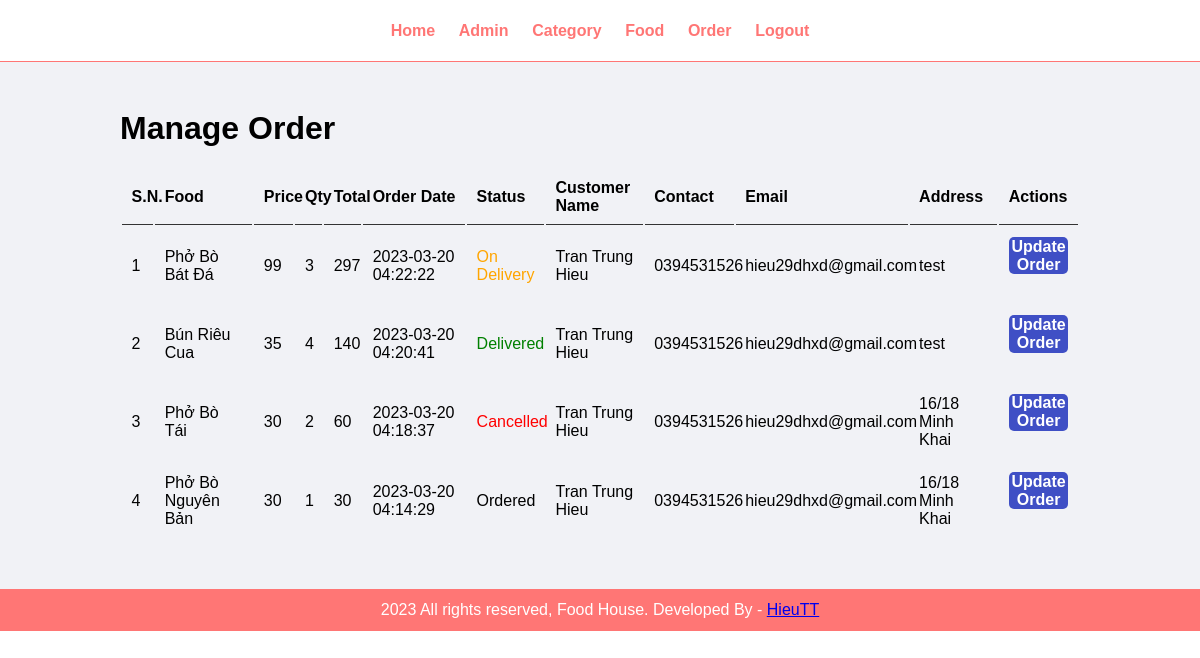
/admin/manage-order.php (signed in), run on the app's committed database.
### tables this page shows
CREATE TABLE `tbl_order` (
  `id` int(10) UNSIGNED NOT NULL,
  `food` varchar(150) NOT NULL,
  `price` decimal(10,0) NOT NULL,
  `qty` int(11) NOT NULL,
  `total` decimal(10,0) NOT NULL,
  `order_date` datetime NOT NULL,
  `status` varchar(50) NOT NULL,
  `customer_name` varchar(150) NOT NULL,
  `customer_contact` varchar(20) NOT NULL,
  `customer_email` varchar(150) NOT NULL,
  `customer_address` varchar(255) NOT NULL
);

### admin/manage-order.php (the view, shortened to what this page needs)
<?php include('./partials/menu.php'); ?>
<div class="main-content">
  <div class="wrapper">
    <h1 class="heading">Manage Order</h1>
    <table class="tbl-full">
      <tr>
        <th>S.N.</th>
        <th>Food</th>
        <th>Price</th>
        <th>Qty</th>
        <th>Total</th>
        <th>Order Date</th>
        <th>Status</th>
        <th>Customer Name</th>
        <th>Contact</th>
        <th>Email</th>
        <th>Address</th>
        <th>Actions</th>
      </tr>
      <?php
      $sql = "SELECT * FROM tbl_order ORDER BY id DESC";
      $res = mysqli_query($conn, $sql);
      $count = mysqli_num_rows($res);
      $sn = 1;
      if ($count > 0) {
        while ($row = mysqli_fetch_assoc($res)) {
          $id = $row['id'];
          $food = $row['food'];
          $price = $row['price'];
          $qty = $row['qty'];
          $total = $row['total'];
          $order_date = $row['order_date'];
          $status = $row['status'];
          $customer_name = $row['customer_name'];
          $customer_contact = $row['customer_contact'];
          $customer_email = $row['customer_email'];
          $customer_address = $row['customer_address'];
          ?>
          <tr>
            <td><?php echo $sn++; ?></td>
            <td><?php echo $food; ?></td>
            <td><?php echo $price; ?></td>
            <td><?php echo $qty; ?></td>
            <td><?php echo $total; ?></td>
            <td><?php echo $order_date; ?></td>
            <td>
              <?php
              if ($status == "Ordered") {
                echo "<label>$status</label>";
              } elseif ($status == "On Delivery") {
                echo "<label style='color: orange;'>$status</label>";
              } elseif ($status == "Delivered") {
                echo "<label style='color: green;'>$status</label>";
              } elseif ($status == "Cancelled") {
                echo "<label style='color: red;'>$status</label>";
              }
              ?>
            </td>
            <td><?php echo $customer_name; ?></td>
            <td><?php echo $customer_contact; ?></td>
            <td><?php echo $customer_email; ?></td>
            <td><?php echo $customer_address; ?></td>
            <td>
              <a href="<?php echo SITEURL; ?>admin/update-order.php?id=<?php echo $id; ?>" class="btn-secondary text-center" style="display: inline-block;">Update Order</a>
            </td>
          <?php
        }
      } else {
        echo "<tr><td colspan='12' class='error'>Order not available</td></tr>";
      }
      ?>
    </table>
  </div>
</div>
<?php include('./partials/footer.php'); ?>

### admin/partials/menu.php (shortened to what this page needs)
<!DOCTYPE html>
<html lang="en">
<head>
  <link rel="stylesheet" href="../css/admin.css">
</head>
<body>
  <div class="menu text-center">
    <div class="wrapper">
      <ul>
        <li><a href="index.php">Home</a></li>
        <li><a href="manage-admin.php">Admin</a></li>
        <li><a href="manage-category.php">Category</a></li>
        <li><a href="manage-food.php">Food</a></li>
        <li><a href="manage-order.php">Order</a></li>
        <li><a href="logout.php">Logout</a></li>
      </ul>
    </div>
  </div>

### admin/partials/footer.php
  <div class="footer">
    <div class="wrapper">
      <p class="text-center">2023 All rights reserved, Food House. Developed By - <a href="#">HieuTT</a></p>
    </div>
  </div>
</body>
</body>
</html>

### css/admin.css (style rules this page uses)
* { padding: 0; margin: 0; font-family: Arial, Helvetica, sans-serif; }
.wrapper { padding: 1%; width: 80%; margin: 0 auto; }
.heading { margin-bottom: 20px; }
.text-center { text-align: center; }
.tbl-full { width: 100%; }
table tr th { border-bottom: 1px solid #333; padding: 1%; text-align: left; }
table tr td { padding: 1%; }
.btn-secondary { background: #3f4fc5; color: #fff; font-weight: 600; padding: 1% 2%; margin-bottom: 20px; text-decoration: none; border-radius: 5px; }
.menu { border-bottom: 1px solid #ff7675; }
.menu ul { list-style-type: none; }
.menu ul li { display: inline-block; padding: 1%; }
.menu ul li a { text-decoration: none; font-weight: bold; color: #ff7675; }
.main-content { background: #f1f2f6; padding: 3% 0; }
.footer { background: #ff7675; color: #fff; }

### data on the page
tbl_order: food "Phở Bò Bát Đá", price "99", qty "3", total "297", order_date "2023-03-20 04:22:22", status "On Delivery", customer_name "Tran Trung Hieu", customer_contact "0394531526", customer_email "hieu29dhxd@gmail.com", customer_address "test"
tbl_order: food "Bún Riêu Cua", price "35", qty "4", total "140", order_date "2023-03-20 04:20:41", status "Delivered", customer_name "Tran Trung Hieu", customer_contact "0394531526", customer_email "hieu29dhxd@gmail.com", customer_address "test"
tbl_order: food "Phở Bò Tái", price "30", qty "2", total "60", order_date "2023-03-20 04:18:37", status "Cancelled", customer_name "Tran Trung Hieu", customer_contact "0394531526", customer_email "hieu29dhxd@gmail.com", customer_address "16/18 Minh Khai"
tbl_order: food "Phở Bò Nguyên Bản", price "30", qty "1", total "30", order_date "2023-03-20 04:14:29", status "Ordered", customer_name "Tran Trung Hieu", customer_contact "0394531526", customer_email "hieu29dhxd@gmail.com", customer_address "16/18 Minh Khai"
